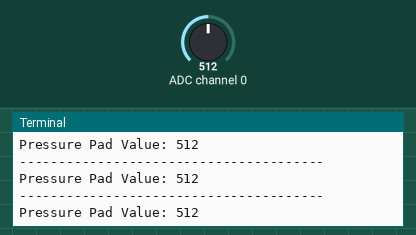
A program run on a simulated Raspberry Pi (BCM pin numbers). Parts: the last lines printed to the terminal. Inputs (shaded band) come from the test bench; at power-on: ADC channel 0 = 512 (analog values on the 0–1023 scale).

Above: at 1.2 s.
1.3 s: ADC channel 0 set to 716
At 1.9 s:
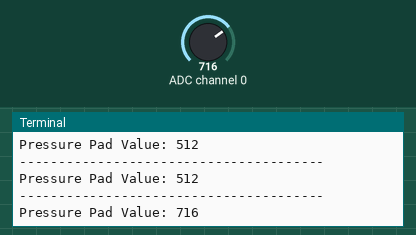
2.8 s: ADC channel 0 set to 900
At 3.4 s:
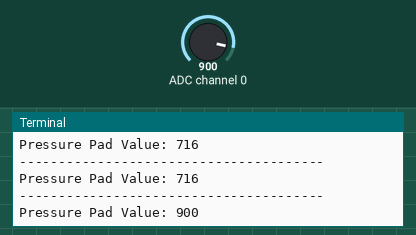
Timing chart, 0 to 5.8 s (numbered marks = the images above; inputs shaded):
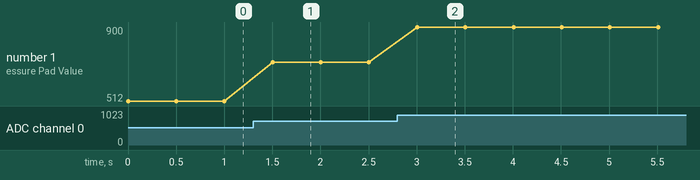

Measured:
- after the input at 1.3 s, the terminal: prints a new line after 0.20 s (image 1)
- after the input at 2.8 s, the terminal: prints a new line after 0.21 s (image 2)
- plotted number 1: 512 → 716 after the input at 1.3 s, 716 → 900 after the input at 2.8 s

The program:

adcTest.py
```python
import spidev
import time

#Define Variables
delay = 0.5
pad_channel = 0

#Create SPI
spi = spidev.SpiDev()
spi.open(0, 0)
spi.max_speed_hz=1000000

def readadc(adcnum):
    # read SPI data from the MCP3008, 8 channels in total
    if adcnum > 7 or adcnum < 0:
        return -1
    r = spi.xfer2([1, 8 + adcnum << 4, 0])
    data = ((r[1] & 3) << 8) + r[2]
    return data

try:
    while True:
        pad_value = readadc(pad_channel)
        print("---------------------------------------")
        print("Pressure Pad Value: %d" % pad_value)
        time.sleep(delay)
except KeyboardInterrupt:
    pass
```
